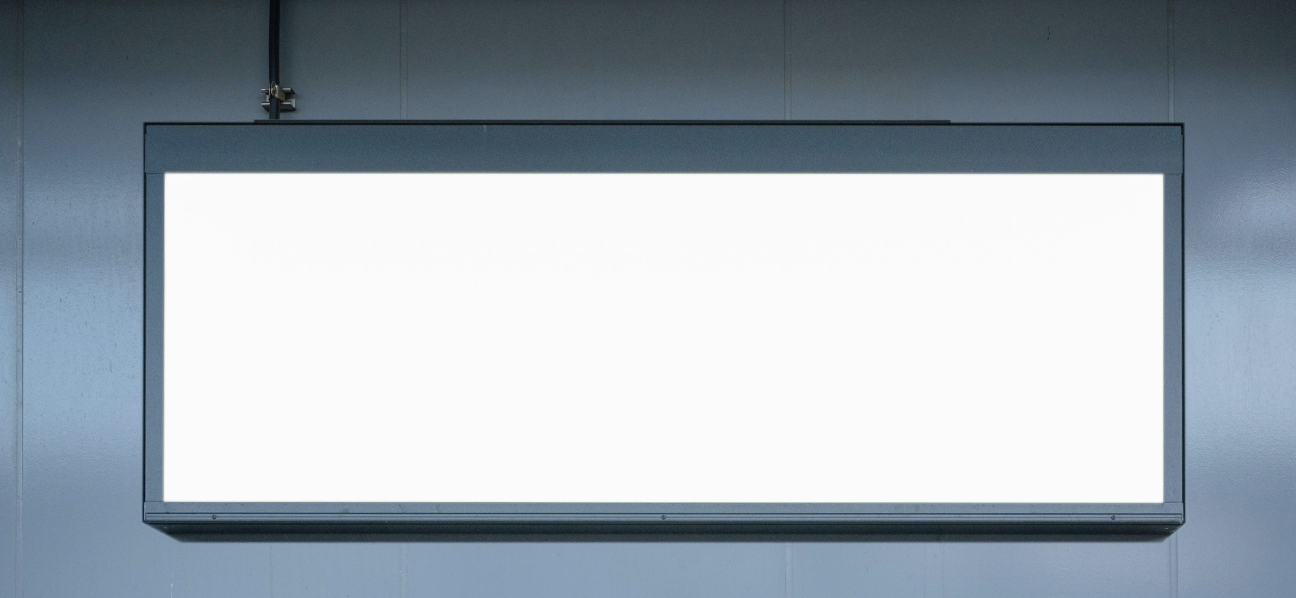
#> input picture drawing/wb.png, 2592 x 1196 px, found by its file name (shown at 1/2 size)
$ python drawing.py
#> lines starting #> are read from the running program, lines starting #| are printed output that depends on the picture
# Drawings - line, rectangle, circle, text
import cv2 as cv
import os
import colors as c

# path - if path error copy path using "copy path". (Also, remeber os.path = parent dir so, parent/chiled):
path = os.path.join(".", "drawing", "wb.png")

# read
img = cv.imread(path)
#> img is the input picture: shape (1196, 2592, 3); mean B, G, R 178.8, 170.1, 160.1

# shape
print(img.shape)
#| (1196, 2592, 3)

# line
cv.line(img=img, pt1=(500, 950), pt2=(1000, 850), color=c.MAGENTA, thickness=6)

# rectangle p1=upper left, p2=bottom right
# -ve mean fill the shape
cv.rectangle(img=img, pt1=(600, 550), pt2=(1040, 800), color=c.RED, thickness=-6)

# circle
cv.circle(img=img, center=(1000, 900), radius=60, color=c.BLUE, thickness=4)

# text
cv.putText(img=img, text="This is a text", org=(1700, 1000), fontFace=5, fontScale=2, color=c.BLACK,thickness=3)
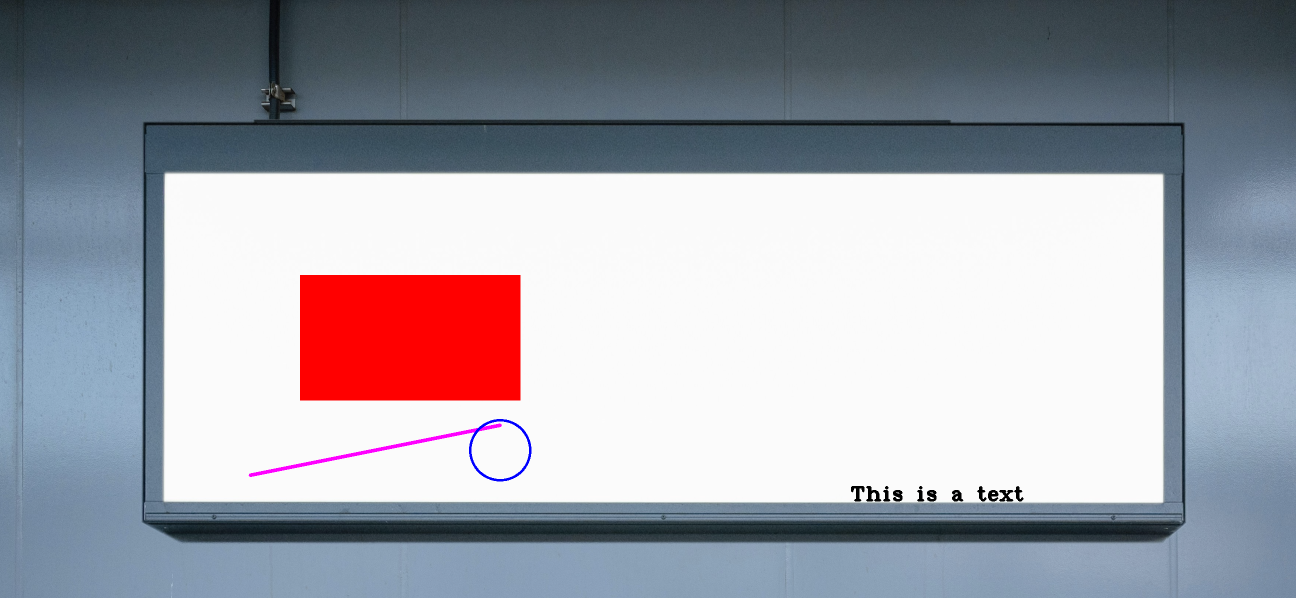
#> img: shape (1196, 2592, 3) (shown at 1/2 size); mean B, G, R 169.6, 160.4, 159.8

# display
cv.imshow("img", img)
cv.waitKey(0)


# note the axis:
########################### x
# 0 1 2 3 4 5 6
# 1
# 2
# 3
# 4
# 5
# 6
#
# y
